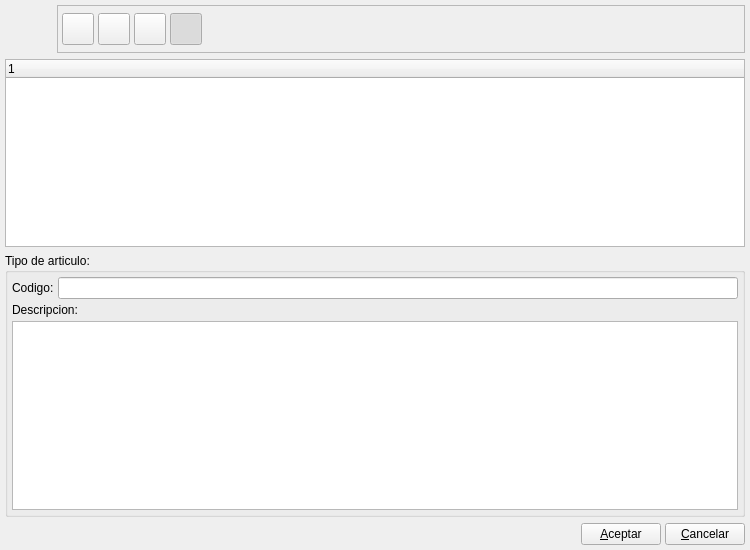
<?xml version="1.0" encoding="UTF-8"?>
<ui version="4.0">
 <author>Tomeu Borras Riera</author>
 <class>tiposarticulobase</class>
 <widget class="QWidget" name="tiposarticulobase">
  <property name="geometry">
   <rect>
    <x>0</x>
    <y>0</y>
    <width>750</width>
    <height>550</height>
   </rect>
  </property>
  <property name="minimumSize">
   <size>
    <width>750</width>
    <height>550</height>
   </size>
  </property>
  <property name="windowTitle">
   <string>Tipos de articulo</string>
  </property>
  <property name="windowIcon">
   <iconset resource="../../../bulmages.qrc">
    <normaloff>:/Images/product-type.png</normaloff>:/Images/product-type.png</iconset>
  </property>
  <layout class="QVBoxLayout" name="verticalLayout">
   <property name="margin">
    <number>5</number>
   </property>
   <item>
    <layout class="QHBoxLayout">
     <property name="spacing">
      <number>4</number>
     </property>
     <property name="margin">
      <number>0</number>
     </property>
     <item>
      <widget class="QLabel" name="label_2">
       <property name="minimumSize">
        <size>
         <width>48</width>
         <height>48</height>
        </size>
       </property>
       <property name="maximumSize">
        <size>
         <width>48</width>
         <height>48</height>
        </size>
       </property>
       <property name="text">
        <string/>
       </property>
       <property name="pixmap">
        <pixmap resource="../../../bulmages.qrc">:/Images/product-type.png</pixmap>
       </property>
       <property name="scaledContents">
        <bool>true</bool>
       </property>
      </widget>
     </item>
     <item>
      <widget class="QFrame" name="frame">
       <property name="frameShape">
        <enum>QFrame::StyledPanel</enum>
       </property>
       <property name="frameShadow">
        <enum>QFrame::Raised</enum>
       </property>
       <layout class="QGridLayout">
        <property name="margin">
         <number>4</number>
        </property>
        <property name="spacing">
         <number>4</number>
        </property>
        <item row="0" column="1">
         <widget class="QToolButton" name="mui_guardar">
          <property name="minimumSize">
           <size>
            <width>32</width>
            <height>32</height>
           </size>
          </property>
          <property name="maximumSize">
           <size>
            <width>32</width>
            <height>32</height>
           </size>
          </property>
          <property name="toolTip">
           <string>Guardar Tipo de articulo</string>
          </property>
          <property name="whatsThis">
           <string>Guardar Tipo de articulo</string>
          </property>
          <property name="text">
           <string/>
          </property>
          <property name="icon">
           <iconset resource="../../../bulmages.qrc">
            <normaloff>:/Images/edit-save.png</normaloff>:/Images/edit-save.png</iconset>
          </property>
          <property name="iconSize">
           <size>
            <width>22</width>
            <height>22</height>
           </size>
          </property>
          <property name="shortcut">
           <string>Ctrl+S</string>
          </property>
         </widget>
        </item>
        <item row="0" column="2">
         <widget class="QToolButton" name="mui_borrar">
          <property name="minimumSize">
           <size>
            <width>32</width>
            <height>32</height>
           </size>
          </property>
          <property name="maximumSize">
           <size>
            <width>32</width>
            <height>32</height>
           </size>
          </property>
          <property name="toolTip">
           <string>Borrar Tipo de articulo</string>
          </property>
          <property name="whatsThis">
           <string>Borrar Tipo de articulo</string>
          </property>
          <property name="text">
           <string/>
          </property>
          <property name="icon">
           <iconset resource="../../../bulmages.qrc">
            <normaloff>:/Images/edit-delete.png</normaloff>:/Images/edit-delete.png</iconset>
          </property>
          <property name="iconSize">
           <size>
            <width>22</width>
            <height>22</height>
           </size>
          </property>
          <property name="shortcut">
           <string>Ctrl+D</string>
          </property>
         </widget>
        </item>
        <item row="0" column="4">
         <spacer>
          <property name="orientation">
           <enum>Qt::Horizontal</enum>
          </property>
          <property name="sizeType">
           <enum>QSizePolicy::Expanding</enum>
          </property>
          <property name="sizeHint" stdset="0">
           <size>
            <width>201</width>
            <height>20</height>
           </size>
          </property>
         </spacer>
        </item>
        <item row="0" column="0">
         <widget class="QToolButton" name="mui_crear">
          <property name="minimumSize">
           <size>
            <width>32</width>
            <height>32</height>
           </size>
          </property>
          <property name="maximumSize">
           <size>
            <width>32</width>
            <height>32</height>
           </size>
          </property>
          <property name="toolTip">
           <string>Nuevo Tipo de articulo</string>
          </property>
          <property name="whatsThis">
           <string>Nuevo Tipo de articulo</string>
          </property>
          <property name="text">
           <string/>
          </property>
          <property name="icon">
           <iconset resource="../../../bulmages.qrc">
            <normaloff>:/Images/document-new.png</normaloff>:/Images/document-new.png</iconset>
          </property>
          <property name="iconSize">
           <size>
            <width>22</width>
            <height>22</height>
           </size>
          </property>
          <property name="shortcut">
           <string>Ctrl+N</string>
          </property>
         </widget>
        </item>
        <item row="0" column="3">
         <widget class="QToolButton" name="mui_detalles">
          <property name="minimumSize">
           <size>
            <width>32</width>
            <height>32</height>
           </size>
          </property>
          <property name="maximumSize">
           <size>
            <width>32</width>
            <height>32</height>
           </size>
          </property>
          <property name="toolTip">
           <string>Mostrar / Ocultar detalle</string>
          </property>
          <property name="whatsThis">
           <string>Mostrar / Ocultar detalle</string>
          </property>
          <property name="text">
           <string/>
          </property>
          <property name="icon">
           <iconset resource="../../../bulmages.qrc">
            <normaloff>:/Images/document-open.png</normaloff>:/Images/document-open.png</iconset>
          </property>
          <property name="iconSize">
           <size>
            <width>22</width>
            <height>22</height>
           </size>
          </property>
          <property name="checkable">
           <bool>true</bool>
          </property>
          <property name="checked">
           <bool>true</bool>
          </property>
         </widget>
        </item>
       </layout>
      </widget>
     </item>
    </layout>
   </item>
   <item>
    <widget class="QTreeWidget" name="m_listTipos">
     <column>
      <property name="text">
       <string>1</string>
      </property>
     </column>
    </widget>
   </item>
   <item>
    <widget class="QGroupBox" name="groupBox1">
     <property name="title">
      <string>Tipo de articulo:</string>
     </property>
     <layout class="QVBoxLayout">
      <property name="spacing">
       <number>4</number>
      </property>
      <property name="margin">
       <number>4</number>
      </property>
      <item>
       <layout class="QHBoxLayout">
        <property name="spacing">
         <number>4</number>
        </property>
        <property name="margin">
         <number>0</number>
        </property>
        <item>
         <widget class="QLabel" name="label_1">
          <property name="text">
           <string>Codigo:</string>
          </property>
         </widget>
        </item>
        <item>
         <widget class="QLineEdit" name="mui_codigotipo_articulo"/>
        </item>
       </layout>
      </item>
      <item>
       <widget class="QLabel" name="label_3">
        <property name="sizePolicy">
         <sizepolicy hsizetype="Preferred" vsizetype="Fixed">
          <horstretch>0</horstretch>
          <verstretch>0</verstretch>
         </sizepolicy>
        </property>
        <property name="text">
         <string>Descripcion:</string>
        </property>
       </widget>
      </item>
      <item>
       <widget class="QTextEdit" name="mui_desctipo_articulo"/>
      </item>
     </layout>
    </widget>
   </item>
   <item>
    <layout class="QHBoxLayout">
     <property name="spacing">
      <number>4</number>
     </property>
     <property name="margin">
      <number>0</number>
     </property>
     <item>
      <spacer>
       <property name="orientation">
        <enum>Qt::Horizontal</enum>
       </property>
       <property name="sizeHint" stdset="0">
        <size>
         <width>581</width>
         <height>20</height>
        </size>
       </property>
      </spacer>
     </item>
     <item>
      <widget class="QPushButton" name="mui_aceptar">
       <property name="text">
        <string>&amp;Aceptar</string>
       </property>
      </widget>
     </item>
     <item>
      <widget class="QPushButton" name="mui_cancelar">
       <property name="text">
        <string>&amp;Cancelar</string>
       </property>
      </widget>
     </item>
    </layout>
   </item>
  </layout>
 </widget>
 <layoutdefault spacing="6" margin="11"/>
 <resources>
  <include location="../../../bulmages.qrc"/>
  <include location="../../../bulmages.qrc"/>
 </resources>
 <connections>
  <connection>
   <sender>mui_cancelar</sender>
   <signal>clicked()</signal>
   <receiver>tiposarticulobase</receiver>
   <slot>close()</slot>
   <hints>
    <hint type="sourcelabel">
     <x>369</x>
     <y>606</y>
    </hint>
    <hint type="destinationlabel">
     <x>77</x>
     <y>725</y>
    </hint>
   </hints>
  </connection>
  <connection>
   <sender>mui_detalles</sender>
   <signal>toggled(bool)</signal>
   <receiver>groupBox1</receiver>
   <slot>setVisible(bool)</slot>
   <hints>
    <hint type="sourcelabel">
     <x>17</x>
     <y>276</y>
    </hint>
    <hint type="destinationlabel">
     <x>157</x>
     <y>307</y>
    </hint>
   </hints>
  </connection>
 </connections>
</ui>
